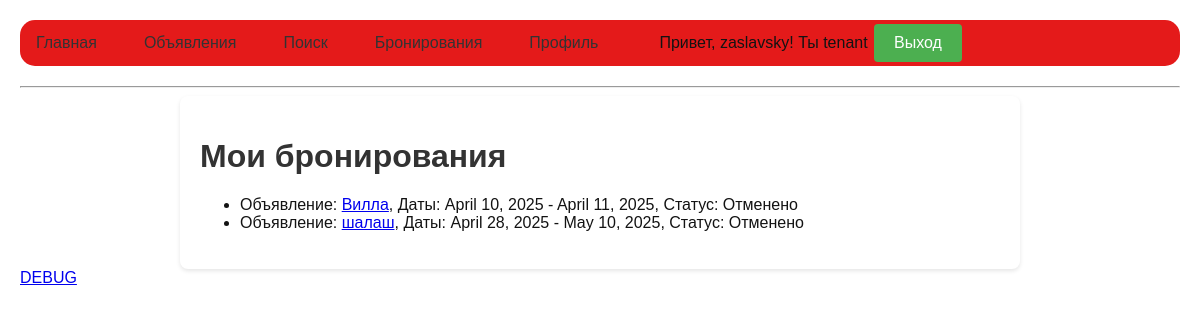
The page /bookings/ (signed in) on the database as committed earlier.
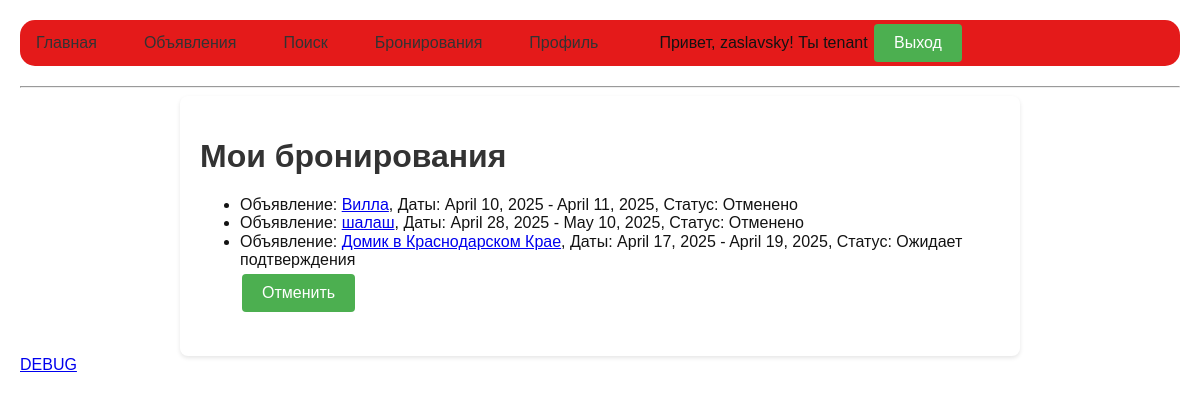
The same page on the database as committed later.
### bookings/models.py (models this page shows, shortened)
class Booking(models.Model):
    STATUS_CHOICES = [
        ('pending', 'Ожидает подтверждения'),
        ('confirmed', 'Подтверждено'),
        ('cancelled', 'Отменено'),
    ]
    user = models.ForeignKey(settings.AUTH_USER_MODEL, related_name='bookings', on_delete=models.CASCADE)
    listing = models.ForeignKey(Listing, related_name='bookings', on_delete=models.CASCADE)
    start_date = models.DateField()
    end_date = models.DateField()
    status = models.CharField(max_length=20, choices=STATUS_CHOICES, default='pending')
    created_at = models.DateTimeField(auto_now_add=True)
    comments = models.TextField(blank=True, null=True)

### listings/models.py (models this page shows, shortened)
class Listing(models.Model):
    PROPERTY_TYPES = [
        ('apartment', 'Квартира'),
        ('house', 'Дом'),
        ('studio', 'Студия'),
    ]
    STATUS_CHOICES = [
        ('active', 'Активно'),
        ('inactive', 'Неактивно'),
    ]
    title = models.CharField(max_length=255)
    description = models.TextField()
    location = models.CharField(max_length=255)
    price = models.DecimalField(max_digits=10, decimal_places=2)
    rooms = models.PositiveIntegerField()
    property_type = models.CharField(max_length=50, choices=PROPERTY_TYPES)
    status = models.CharField(max_length=20, choices=STATUS_CHOICES, default='active')
    owner = models.ForeignKey(settings.AUTH_USER_MODEL, related_name='listings', on_delete=models.CASCADE)
    created_at = models.DateTimeField(auto_now_add=True)
    updated_at = models.DateTimeField(auto_now=True)

### bookings/views.py (the view, shortened to what this page needs)
# urls.py: path('', BookingListView.as_view(), name='booking-list'),
class BookingListView(LoginRequiredMixin, ListView):
    model = Booking
    template_name = 'bookings/booking_list.html'
    context_object_name = 'bookings'
    def get_queryset(self):
        if self.request.user.role == 'landlord':
            return Booking.objects.filter(listing__owner=self.request.user)
        return Booking.objects.filter(user=self.request.user)

### templates/bookings/booking_list.html (shortened to what this page needs)
{% extends "base.html" %}
{% block content %}
<h1>Мои бронирования</h1>
<ul>
    {% for booking in bookings %}
        <li>
            Объявление: <a href="{% url 'listing-detail' booking.listing.pk %}">{{ booking.listing.title }}</a>,
            Даты: {{ booking.start_date }} - {{ booking.end_date }},
            Статус: {{ booking.get_status_display }}
            {% if user.role != 'landlord' and booking.status != 'cancelled' %}
            <form method="post" action="">
                <button type="submit" name="cancel_booking" value="{{ booking.id }}">Отменить</button>
            </form>
            {% endif %}
        </li>
    {% empty %}
        <li>Нет созданных бронирований.</li>
    {% endfor %}
</ul>
{% endblock content %}

Rows that differ between the two databases and show on the page:
added Booking: listing "Домик в Краснодарском Крае", start_date "April 17, 2025", end_date "April 19, 2025", status "Ожидает подтверждения", {{ booking.id }} 6 (drawn)
